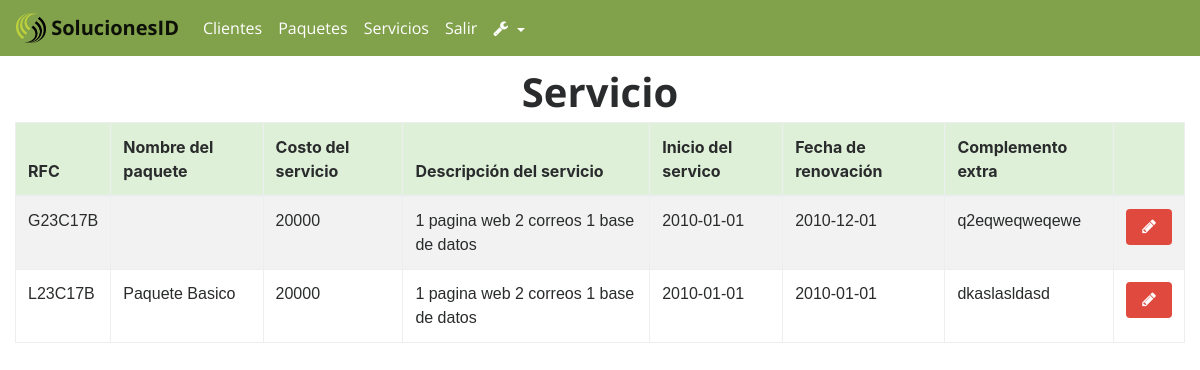
/index.php?action=RegistrosServicios (signed in), run on an earlier commit of the app's database.
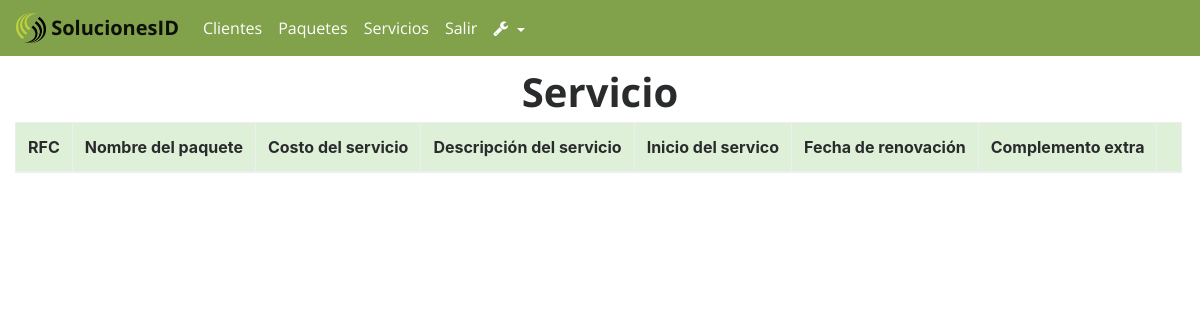
And on a later commit of the database.
### tables this page shows
CREATE TABLE `Servicio` (
  `idServicio` int(11) NOT NULL,
  `RFC` varchar(13) DEFAULT NULL,
  `nombrePaquete` varchar(30) NOT NULL,
  `costoServicio` int(11) DEFAULT NULL,
  `descripcion` text NOT NULL,
  `inicioServicio` date DEFAULT NULL,
  `FechadeRenovacion` date DEFAULT NULL,
  `descripcionServicioExtra` text
);

### models/conexionBD.php (called while the page is built)
<?php
class Conexion{
	public static function conectar(){
		$link = new PDO("mysql:host=localhost;dbname=u700675089_soluc","root","ger3uicab");
		return $link;
	}
}
?>

### models/ModelServicio.php (called while the page is built, shortened)
<?php
require_once 'conexionBD.php';
class ModelServicio extends Conexion{
	public static function visualizarServicioModel(){
		$stmt = Conexion::conectar()->prepare("SELECT idServicio,RFC,nombrePaquete,costoServicio,descripcion,inicioServicio,fechadeRenovacion,descripcionServicioExtra FROM Servicio");
		$stmt->execute();
		return $stmt->fetchAll();
	}
}
 ?>

### controllers/controllerAdministrador.php (called while the page is built, shortened)
<?php
class ControllerAdministrador{
	public function pagina(){
		include "views/template.php";
	}
	public function enlacesPaginasController(){
		if(isset( $_GET['action'])){
			$enlaces = $_GET['action'];
		}
		else{
			$enlaces = "index";
		}
		$respuesta = Paginas::enlacesPaginasModel($enlaces);
		include $respuesta;
	}
}
?>

### index.php (called while the page is built, shortened)
<?php
require_once 'models/ModelServicio.php';
require_once "controllers/controllerAdministrador.php";
require_once 'controllers/controllerServicio.php';
$mvc = new ControllerAdministrador();
$mvc -> pagina();
?>

### controllers/controllerServicio.php (the view, shortened to what this page needs)
<?php
 class MvcControllerServicio{
	  public function visualizarServicioController(){
		$respuesta = ModelServicio::visualizarServicioModel();
		foreach($respuesta as $row => $item){
		echo'<tr>
				<td>'.$item["RFC"].'</td>
				<td>'.$item["nombrePaquete"].'</td>
				<td>'.$item["costoServicio"].'</td>
				<td>'.$item["descripcion"].'</td>
				<td>'.$item["inicioServicio"].'</td>
				<td>'.$item["fechadeRenovacion"].'</td>
				<td>'.$item["descripcionServicioExtra"].'</td>
				<td><a href="index.php?action=EditarServicio&idServicio='.$item["idServicio"].'"><button class="btn btn-outline-primary"><i class="fa fa-pencil" aria-hidden="true"></i></button></a>
					</td>
				</tr>';
		}
	}
}
?>

What changed in the data, as far as the page shows it:
removed servicio: RFC "G23C17B", costoServicio "20000", descripcion "1 pagina web 2 correos 1 base de datos", inicioServicio "2010-01-01", FechadeRenovacion "2010-12-01", descripcionServicioExtra "q2eqweqweqewe"
removed servicio: RFC "L23C17B", nombrePaquete "Paquete Basico", costoServicio "20000", descripcion "1 pagina web 2 correos 1 base de datos", inicioServicio "2010-01-01", FechadeRenovacion "2010-01-01", descripcionServicioExtra "dkaslasldasd"
